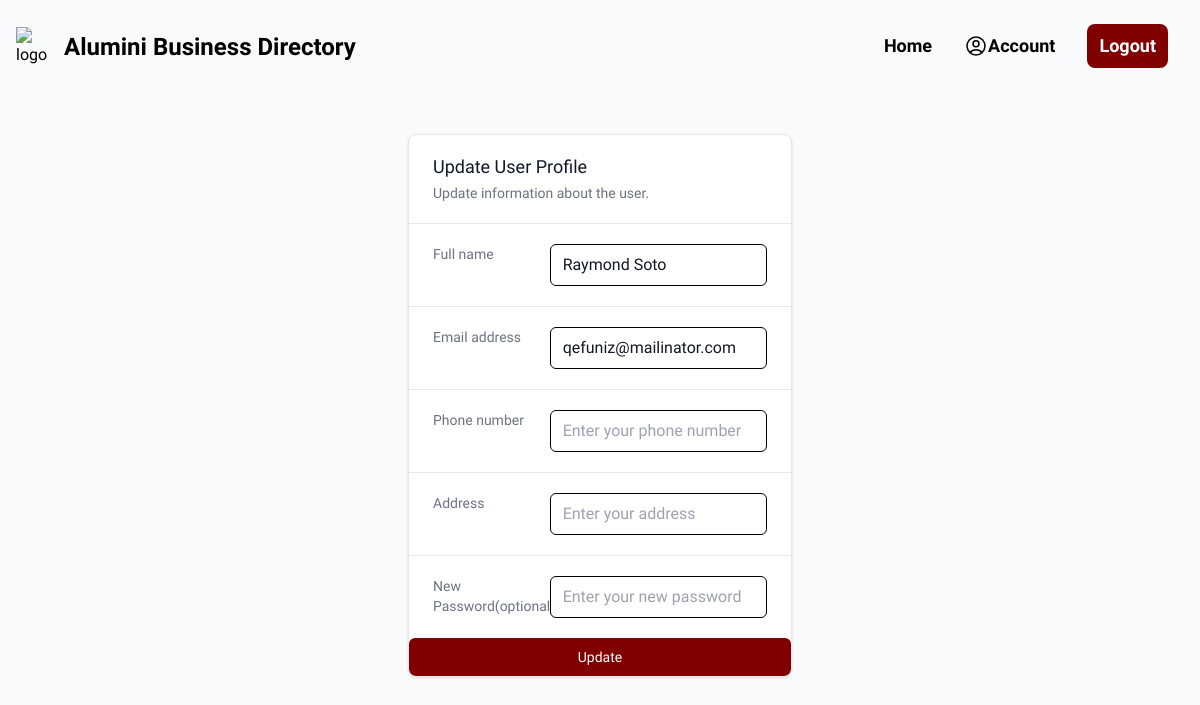
Before: /edit_profile/ (signed in) with the older database file.
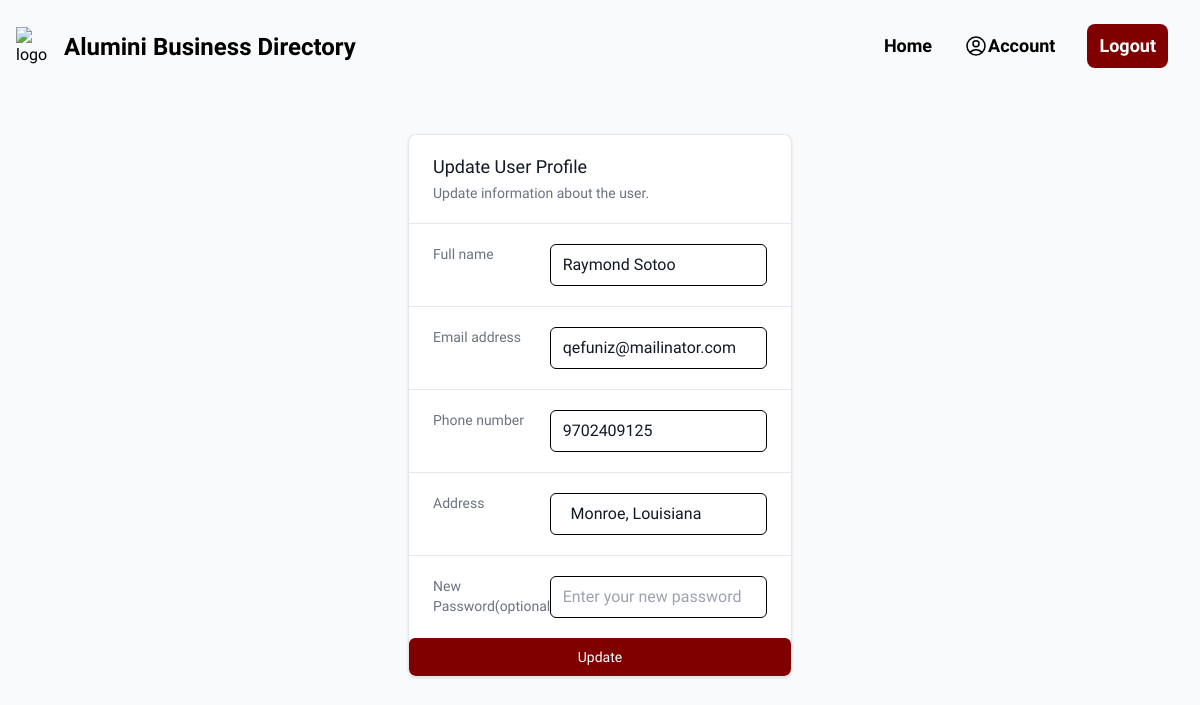
After: the same page with the newer database file.
### users/models.py (models this page shows, shortened)
class CustomUser(AbstractBaseUser, PermissionsMixin):
    id = models.CharField(
        _("ID"), primary_key=True, max_length=22, default=shortuuid.uuid, editable=False
    )
    email = models.EmailField(_("Email Address"), unique=True)
    full_name = models.CharField(_("Full Name"), max_length=100)
    phone_number = models.CharField(
        _("Phone Number"), max_length=15, null=True, blank=True
    )
    address = models.TextField(_("Address"), null=True, blank=True)
    is_active = models.BooleanField(_("Is Active"), default=True)
    is_staff = models.BooleanField(_("Is Staff"), default=False)
    date_joined = models.DateTimeField(_("Date Joined"), default=timezone.now)
    objects = CustomUserManager()
    USERNAME_FIELD = "email"
    REQUIRED_FIELDS = ["full_name"]
    class Meta:
        verbose_name = _("User")
        verbose_name_plural = _("Users")
        ordering = ["-date_joined"]

### alumini/views.py (the view, shortened to what this page needs)
# urls.py: path("edit_profile/", edit_profile, name="edit_profile"),
@login_required(login_url="login")
def edit_profile(request):
    user = request.user
    context = {"user": user}
    return render(request, "alumini/edit_profile.html", context)

### alumini/templates/alumini/edit_profile.html (shortened to what this page needs)
{% extends "main.html" %} {% block content %}
<div
  class="bg-white overflow-hidden shadow rounded-lg border mx-auto max-w-sm my-10"
>
  <div class="px-4 py-5 sm:px-6">
    <h3 class="text-lg leading-6 font-medium text-gray-900">
      Update User Profile
    </h3>
    <p class="mt-1 max-w-2xl text-sm text-gray-500">
      Update information about the user.
    </p>
  </div>
  <div class="border-t border-gray-200 px-4 py-5 sm:p-0">
    <form action="{% url 'edit_profile' %}" method="POST">
      <dl class="sm:divide-y sm:divide-gray-200">
        <div class="py-3 sm:py-5 sm:grid sm:grid-cols-3 sm:gap-4 sm:px-6">
          <dt class="text-sm font-medium text-gray-500">Full name</dt>
          <input
            name="name"
            value="{{user.full_name}}"
            class="px-3 py-2 mt-1 text-gray-900 sm:mt-0 sm:col-span-2 border border-black rounded-md"
            placeholder="Enter your full name"
          />
        </div>
        <div class="py-3 sm:py-5 sm:grid sm:grid-cols-3 sm:gap-4 sm:px-6">
          <dt class="text-sm font-medium text-gray-500">Email address</dt>
          <input
            name="email"
            value="{{user.email}}"
            class="px-3 py-2 mt-1 text-gray-900 sm:mt-0 sm:col-span-2 border border-black rounded-md"
          />
        </div>
        <div class="py-3 sm:py-5 sm:grid sm:grid-cols-3 sm:gap-4 sm:px-6">
          <dt class="text-sm font-medium text-gray-500">Phone number</dt>
          <input
            name="phone_number"
            type="tel"
            value="{% if user.phone_number %}{{user.phone_number}}{% endif %}"
            class="px-3 py-2 mt-1 text-gray-900 sm:mt-0 sm:col-span-2 border border-black rounded-md"
            placeholder="Enter your phone number"
          />
        </div>
        <div class="py-3 sm:py-5 sm:grid sm:grid-cols-3 sm:gap-4 sm:px-6">
          <dt class="text-sm font-medium text-gray-500">Address</dt>
          <input
            type="text"
            name="address"
            value="{% if user.address %}{{user.address}}{%endif%}"
            class="px-3 py-2 mt-1 text-gray-900 sm:mt-0 sm:col-span-2 border border-black rounded-md"
            placeholder="Enter your address"
          />
        </div>
        <div class="py-3 sm:py-5 sm:grid sm:grid-cols-3 sm:gap-4 sm:px-6">
          <dt class="text-sm font-medium text-gray-500">
            New Password(optional)
          </dt>
          <input
            name="password"
            type="password"
            class="px-3 py-2 mt-1 text-gray-900 sm:mt-0 sm:col-span-2 border border-black rounded-md"
            placeholder="Enter your new password"
          />
        </div>
      </dl>
    </div>
    <div>
      <button
      type="submit"
      class="block w-full bg-[#800000] border border-transparent rounded-md py-2 px-4 text-sm text-center font-medium text-white hover:bg-[#801818]"
      >Update</button
      >
    </div>
</div>
{% endblock %}

Changed rows visible on the page:
changed CustomUser "qefuniz@mailinator.com": name "Raymond Soto" → "Raymond Sotoo"; phone_number (not shown) → "9702409125"; address (not shown) → "Monroe, Louisiana"
